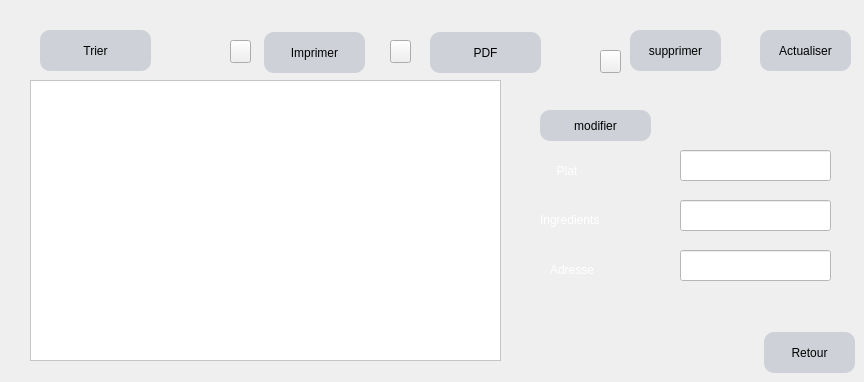
      <widget class="QWidget" name="widget">
       <attribute name="title">
        <string>Afficher</string>
       </attribute>
       <widget class="QPushButton" name="actualiser2">
        <property name="geometry">
         <rect>
          <x>760</x>
          <y>30</y>
          <width>91</width>
          <height>41</height>
         </rect>
        </property>
        <property name="styleSheet">
         <string notr="true">
QPushButton{
background:#ced1d8;
border-style:outset;
border-radius:10px;
}
QPushButton:pressed{
background-color:rgb(224,0,0);
border-style:inset;}
QPushButton:hover {
    background-color:rgb(5, 255, 0);
    }
</string>
        </property>
        <property name="text">
         <string>Actualiser</string>
        </property>
       </widget>
       <widget class="QPushButton" name="modifier2">
        <property name="geometry">
         <rect>
          <x>540</x>
          <y>110</y>
          <width>111</width>
          <height>31</height>
         </rect>
        </property>
        <property name="styleSheet">
         <string notr="true">
QPushButton{
background:#ced1d8;
border-style:outset;
border-radius:10px;
}
QPushButton:pressed{
background-color:rgb(224,0,0);
border-style:inset;}
QPushButton:hover {
    background-color:rgb(255, 255, 0);
    }
</string>
        </property>
        <property name="text">
         <string>modifier</string>
        </property>
       </widget>
       <widget class="QPushButton" name="supprimer2">
        <property name="geometry">
         <rect>
          <x>630</x>
          <y>30</y>
          <width>91</width>
          <height>41</height>
         </rect>
        </property>
        <property name="styleSheet">
         <string notr="true">
QPushButton{
background:#ced1d8;
border-style:outset;
border-radius:10px;
}
QPushButton:pressed{
background-color:rgb(224,0,0);
border-style:inset;}
QPushButton:hover {
    background-color:rgb( 255, 0,0);
    }
</string>
        </property>
        <property name="text">
         <string>supprimer</string>
        </property>
       </widget>
       <widget class="QPushButton" name="retour2">
        <property name="geometry">
         <rect>
          <x>764</x>
          <y>332</y>
          <width>91</width>
          <height>41</height>
         </rect>
        </property>
        <property name="styleSheet">
         <string notr="true">
QPushButton{
background:#ced1d8;
border-style:outset;
border-radius:10px;
}
QPushButton:pressed{
background-color:rgb(224,0,0);
border-style:inset;}
QPushButton:hover {
    background-color:rgb( 255, 0,0);
    }
</string>
        </property>
        <property name="text">
         <string>Retour</string>
        </property>
       </widget>
       <widget class="QTableView" name="tableView2">
        <property name="geometry">
         <rect>
          <x>30</x>
          <y>80</y>
          <width>471</width>
          <height>281</height>
         </rect>
        </property>
        <property name="styleSheet">
         <string notr="true">background-color: rgb(255, 255, 255);</string>
        </property>
       </widget>
       <widget class="QLineEdit" name="line6">
        <property name="geometry">
         <rect>
          <x>680</x>
          <y>150</y>
          <width>151</width>
          <height>31</height>
         </rect>
        </property>
        <property name="styleSheet">
         <string notr="true">background-color: rgb(255, 255, 255);
font: 75 10pt &quot;MS Shell Dlg 2&quot;;
font: 12pt &quot;MS Shell Dlg 2&quot;;
color: rgb(255, 255, 255);
background-color: rgb(255, 255, 255);</string>
        </property>
       </widget>
       <widget class="QLineEdit" name="line8">
        <property name="geometry">
         <rect>
          <x>680</x>
          <y>200</y>
          <width>151</width>
          <height>31</height>
         </rect>
        </property>
        <property name="styleSheet">
         <string notr="true">background-color: rgb(255, 255, 255);
font: 75 10pt &quot;MS Shell Dlg 2&quot;;
font: 12pt &quot;MS Shell Dlg 2&quot;;
color: rgb(255, 255, 255);
background-color: rgb(255, 255, 255);</string>
        </property>
       </widget>
       <widget class="QLineEdit" name="line15">
        <property name="geometry">
         <rect>
          <x>680</x>
          <y>250</y>
          <width>151</width>
          <height>31</height>
         </rect>
        </property>
        <property name="styleSheet">
         <string notr="true">background-color: rgb(255, 255, 255);
font: 75 10pt &quot;MS Shell Dlg 2&quot;;
font: 12pt &quot;MS Shell Dlg 2&quot;;
color: rgb(255, 255, 255);
background-color: rgb(255, 255, 255);</string>
        </property>
       </widget>
       <widget class="QLabel" name="label_15">
        <property name="geometry">
         <rect>
          <x>550</x>
          <y>160</y>
          <width>91</width>
          <height>21</height>
         </rect>
        </property>
        <property name="styleSheet">
         <string notr="true">font: 87 italic 12pt &quot;Segoe UI Black&quot;;
color: rgb(255, 255, 255);</string>
        </property>
        <property name="text">
         <string>  Plat</string>
        </property>
       </widget>
       <widget class="QLabel" name="label_16">
        <property name="geometry">
         <rect>
          <x>540</x>
          <y>210</y>
          <width>101</width>
          <height>20</height>
         </rect>
        </property>
        <property name="styleSheet">
         <string notr="true">font: 87 italic 12pt &quot;Segoe UI Black&quot;;
color: rgb(255, 255, 255);</string>
        </property>
        <property name="text">
         <string>Ingredients</string>
        </property>
       </widget>
       <widget class="QLabel" name="label_17">
        <property name="geometry">
         <rect>
          <x>550</x>
          <y>260</y>
          <width>71</width>
          <height>20</height>
         </rect>
        </property>
        <property name="styleSheet">
         <string notr="true">font: 87 italic 12pt &quot;Segoe UI Black&quot;;
color: rgb(255, 255, 255);</string>
        </property>
        <property name="text">
         <string>Adresse</string>
        </property>
       </widget>
       <widget class="QPushButton" name="PDF_2">
        <property name="geometry">
         <rect>
          <x>430</x>
          <y>32</y>
          <width>111</width>
          <height>41</height>
         </rect>
        </property>
        <property name="styleSheet">
         <string notr="true">
QPushButton{
background:#ced1d8;
border-style:outset;
border-radius:10px;
}
QPushButton:pressed{
background-color:rgb(224,0,0);
border-style:inset;}
QPushButton:hover {
    background-color:rgb(255, 255, 0);
    }
</string>
        </property>
        <property name="text">
         <string>PDF</string>
        </property>
       </widget>
       <widget class="QPushButton" name="imprimer_3">
        <property name="geometry">
         <rect>
          <x>264</x>
          <y>32</y>
          <width>101</width>
          <height>41</height>
         </rect>
        </property>
        <property name="styleSheet">
         <string notr="true">
QPushButton{
background:#ced1d8;
border-style:outset;
border-radius:10px;
}
QPushButton:pressed{
background-color:rgb(224,0,0);
border-style:inset;}
QPushButton:hover {
    background-color:rgb(255, 255, 0);
    }
</string>
        </property>
        <property name="text">
         <string>Imprimer</string>
        </property>
       </widget>
       <widget class="QPushButton" name="pushButton_13">
        <property name="geometry">
         <rect>
          <x>230</x>
          <y>40</y>
          <width>21</width>
          <height>23</height>
         </rect>
        </property>
        <property name="styleSheet">
         <string notr="true">image: url(:/impr.png);</string>
        </property>
        <property name="text">
         <string/>
        </property>
       </widget>
       <widget class="QPushButton" name="pushButton_17">
        <property name="geometry">
         <rect>
          <x>390</x>
          <y>40</y>
          <width>21</width>
          <height>23</height>
         </rect>
        </property>
        <property name="styleSheet">
         <string notr="true">image: url(:/pdf1.png);</string>
        </property>
        <property name="text">
         <string/>
        </property>
       </widget>
       <widget class="QPushButton" name="pushButton_18">
        <property name="geometry">
         <rect>
          <x>600</x>
          <y>50</y>
          <width>21</width>
          <height>23</height>
         </rect>
        </property>
        <property name="styleSheet">
         <string notr="true">image: url(:/supp.png);</string>
        </property>
        <property name="text">
         <string/>
        </property>
       </widget>
       <widget class="QPushButton" name="pushButton_19">
        <property name="geometry">
         <rect>
          <x>40</x>
          <y>30</y>
          <width>111</width>
          <height>41</height>
         </rect>
        </property>
        <property name="styleSheet">
         <string notr="true">
QPushButton{
background:#ced1d8;
border-style:outset;
border-radius:10px;
}
QPushButton:pressed{
background-color:rgb(224,0,0);
border-style:inset;}
QPushButton:hover {
    background-color:rgb(255, 255, 0);
    }
</string>
        </property>
        <property name="text">
         <string>Trier</string>
        </property>
       </widget>
      </widget>
